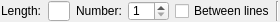
<?xml version="1.0" encoding="UTF-8"?>
<ui version="4.0">
 <class>Ui_LineBisectorOptions</class>
 <widget class="QWidget" name="Ui_LineBisectorOptions">
  <property name="geometry">
   <rect>
    <x>0</x>
    <y>0</y>
    <width>460</width>
    <height>22</height>
   </rect>
  </property>
  <property name="sizePolicy">
   <sizepolicy hsizetype="Fixed" vsizetype="Fixed">
    <horstretch>0</horstretch>
    <verstretch>0</verstretch>
   </sizepolicy>
  </property>
  <property name="minimumSize">
   <size>
    <width>220</width>
    <height>22</height>
   </size>
  </property>
  <property name="maximumSize">
   <size>
    <width>280</width>
    <height>22</height>
   </size>
  </property>
  <property name="windowTitle">
   <string>Line Bisector Options</string>
  </property>
  <layout class="QHBoxLayout">
   <property name="leftMargin">
    <number>1</number>
   </property>
   <property name="topMargin">
    <number>1</number>
   </property>
   <property name="rightMargin">
    <number>1</number>
   </property>
   <property name="bottomMargin">
    <number>1</number>
   </property>
   <item>
    <widget class="QLabel" name="lLength">
     <property name="sizePolicy">
      <sizepolicy hsizetype="Minimum" vsizetype="Preferred">
       <horstretch>0</horstretch>
       <verstretch>0</verstretch>
      </sizepolicy>
     </property>
     <property name="text">
      <string>Length:</string>
     </property>
     <property name="wordWrap">
      <bool>false</bool>
     </property>
    </widget>
   </item>
   <item>
    <widget class="QLineEdit" name="leLength">
     <property name="toolTip">
      <string>Length of bisector</string>
     </property>
    </widget>
   </item>
   <item>
    <widget class="QLabel" name="lNumber">
     <property name="text">
      <string>Number:</string>
     </property>
     <property name="wordWrap">
      <bool>false</bool>
     </property>
    </widget>
   </item>
   <item>
    <widget class="QSpinBox" name="sbNumber">
     <property name="toolTip">
      <string>Number of bisectors to create</string>
     </property>
     <property name="minimum">
      <number>1</number>
     </property>
    </widget>
   </item>
   <item>
    <widget class="QCheckBox" name="cbBetweenLines">
     <property name="toolTip">
      <string>Draw bisector between midpoints of start and end points of two lines</string>
     </property>
     <property name="text">
      <string>Between lines</string>
     </property>
    </widget>
   </item>
   <item>
    <widget class="Line" name="sep1">
     <property name="sizePolicy">
      <sizepolicy hsizetype="Fixed" vsizetype="Minimum">
       <horstretch>0</horstretch>
       <verstretch>0</verstretch>
      </sizepolicy>
     </property>
     <property name="frameShape">
      <enum>QFrame::VLine</enum>
     </property>
     <property name="frameShadow">
      <enum>QFrame::Sunken</enum>
     </property>
    </widget>
   </item>
  </layout>
 </widget>
 <layoutdefault spacing="6" margin="11"/>
 <resources/>
 <connections>
  <connection>
   <sender>leLength</sender>
   <signal>textChanged(QString)</signal>
   <receiver>Ui_LineBisectorOptions</receiver>
   <slot>updateLength(QString)</slot>
   <hints>
    <hint type="sourcelabel">
     <x>20</x>
     <y>20</y>
    </hint>
    <hint type="destinationlabel">
     <x>20</x>
     <y>20</y>
    </hint>
   </hints>
  </connection>
  <connection>
   <sender>sbNumber</sender>
   <signal>valueChanged(int)</signal>
   <receiver>Ui_LineBisectorOptions</receiver>
   <slot>updateNumber(int)</slot>
   <hints>
    <hint type="sourcelabel">
     <x>20</x>
     <y>20</y>
    </hint>
    <hint type="destinationlabel">
     <x>20</x>
     <y>20</y>
    </hint>
   </hints>
  </connection>
 </connections>
</ui>
